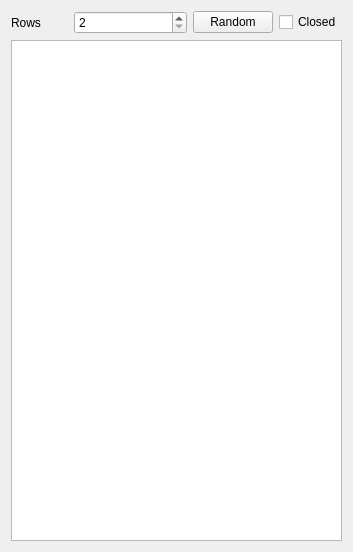
<?xml version="1.0" encoding="UTF-8"?>
<ui version="4.0">
 <class>SplineConfig</class>
 <widget class="QWidget" name="SplineConfig">
  <property name="geometry">
   <rect>
    <x>0</x>
    <y>0</y>
    <width>353</width>
    <height>552</height>
   </rect>
  </property>
  <property name="windowTitle">
   <string>Form</string>
  </property>
  <layout class="QGridLayout" name="gridLayout_2">
   <item row="0" column="0">
    <layout class="QGridLayout" name="gridLayout">
     <item row="0" column="3">
      <widget class="QPushButton" name="randomButton">
       <property name="text">
        <string>Random</string>
       </property>
      </widget>
     </item>
     <item row="0" column="4">
      <widget class="QCheckBox" name="closedCheckBox">
       <property name="text">
        <string>Closed</string>
       </property>
      </widget>
     </item>
     <item row="1" column="0" colspan="5">
      <widget class="QTableView" name="dataTable"/>
     </item>
     <item row="0" column="0">
      <widget class="QLabel" name="label">
       <property name="text">
        <string>Rows</string>
       </property>
      </widget>
     </item>
     <item row="0" column="1" colspan="2">
      <widget class="QSpinBox" name="rowsSpinBox">
       <property name="minimum">
        <number>2</number>
       </property>
      </widget>
     </item>
    </layout>
   </item>
  </layout>
 </widget>
 <resources/>
 <connections/>
</ui>
